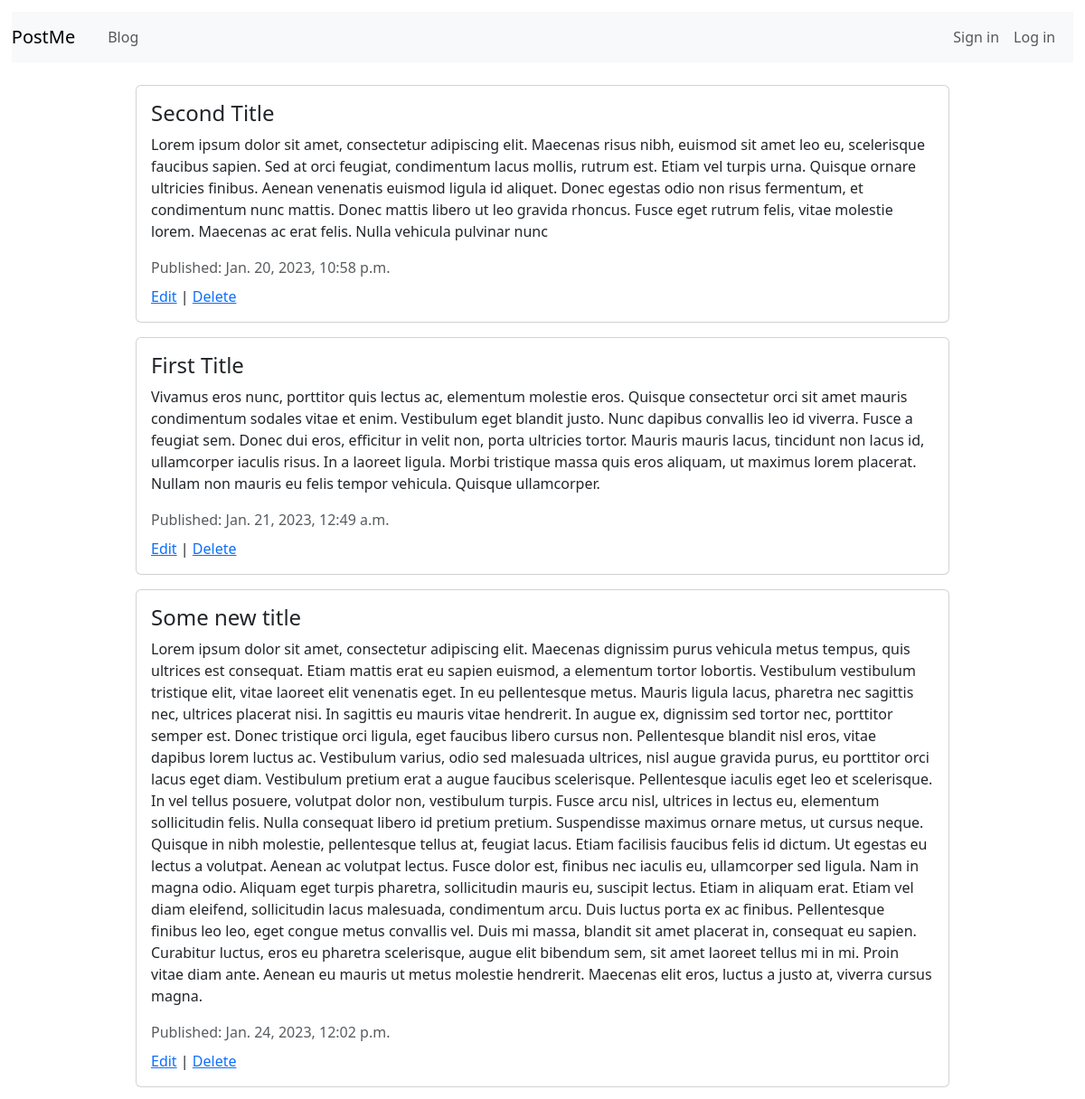
Page /blog/posts/ on the committed database.
### blogApp/models.py (models this page shows, shortened)
class Post(models.Model):
    title = models.CharField(max_length=255, default="Default Title")
    content = models.TextField()
    publish_date = models.DateTimeField(auto_now_add=True)

### blogApp/views.py (the view)
# urls.py: path('posts/', PostListView.as_view(), name='posts'),
class PostListView(ListView):
    template_name = 'blogApp/blog.html'
    queryset = Post.objects.all()
    context_object_name = 'posts'

### templates/blogApp/blog.html
{% extends 'base.html' %}
{% block content %}
    <div class="blog-container">
        {% for post in posts %}
            <div class="card">
                <div class="card-body">
                    <h4 class="card-title">{{ post.title }}</h4>
                    <p class="card-text">{{ post.content }}</p>
                    <div class="text-muted mb-2">Published: {{ post.publish_date }}</div>
                    <a class="card-link" href="{% url 'post_update' pk=post.id %}">Edit</a>
                    |
                    <a href="{% url 'post_delete' pk=post.id %}">Delete</a>
                </div>
            </div>
        {% endfor %}
    </div>
{% endblock %}

### templates/base.html (shortened to what this page needs)
{% load static %}
<!DOCTYPE html>
<html lang="en">
<head>
    <link href="https://cdn.jsdelivr.net/npm/bootstrap@5.3.0-alpha1/dist/css/bootstrap.min.css" rel="stylesheet"
>
    <link rel="stylesheet" href="{% static 'css/base.css' %}">
</head>
<body>
<div id="header">
    <nav class="navbar navbar-expand-lg navbar-light bg-light">
        <a class="navbar-brand" href="#">PostMe</a>
        <div class="container-fluid">
            <ul class="navbar-nav mr-auto">
                <li class="nav-item active">
                    <a class="nav-link" href="{% url 'posts' %}">Blog</a>
                </li>
            </ul>
            <ul class="navbar-nav ml-auto">
                {% if not user.is_authenticated %}
                    <li class="nav-item active">
                        <a class="nav-link" href="{% url 'register' %}">Sign in</a>
                    </li>
                    <li class="nav-item active">
                        <a class="nav-link" href="{% url 'login' %}">Log in</a>
                    </li>
                {% endif %}
            </ul>
        </div>
    </nav>
</div>
{% block content %}
{% endblock %}
</body>
</html>

### static/css/base.css (style rules this page uses)
* { margin: 0; }
.blog-container { width: 75%; margin: auto; display: flex; flex-direction: column; gap: 1em; padding: 0.8em 0; }
#header { padding: 0.8em; }

### rows in the picture
Post: title "Second Title", content "Lorem ipsum dolor sit amet, consectetur adipiscing elit. Maecenas risus nibh, euismod sit amet leo eu, scelerisque faucibus sapien. Sed at orci feugiat, condimentum lacus mollis, rutrum est. Etiam vel turpis urna. Quisque ornare ultricies finibus. Aenean venenatis euismod ligula id aliquet. Donec egestas odio non risus fermentum, et condimentum nunc mattis. Donec mattis libero ut leo gravida rhoncus. Fusce eget rutrum felis, vitae molestie lorem. Maecenas ac erat felis. Nulla vehicula pulvinar nunc", publish_date "Jan. 20, 2023, 10:58 p.m."
Post: title "First Title", content "Vivamus eros nunc, porttitor quis lectus ac, elementum molestie eros. Quisque consectetur orci sit amet mauris condimentum sodales vitae et enim. Vestibulum eget blandit justo. Nunc dapibus convallis leo id viverra. Fusce a feugiat sem. Donec dui eros, efficitur in velit non, porta ultricies tortor. Mauris mauris lacus, tincidunt non lacus id, ullamcorper iaculis risus. In a laoreet ligula. Morbi tristique massa quis eros aliquam, ut maximus lorem placerat. Nullam non mauris eu felis tempor vehicula. Quisque ullamcorper.", publish_date "Jan. 21, 2023, 12:49 a.m."
Post: title "Some new title", content "Lorem ipsum dolor sit amet, consectetur adipiscing elit. Maecenas dignissim purus vehicula metus tempus, quis ultrices est consequat. Etiam mattis erat eu sapien euismod, a elementum tortor lobortis. Vestibulum vestibulum tristique elit, vitae laoreet elit venenatis eget. In eu pellentesque metus. Mauris ligula lacus, pharetra nec sagittis nec, ultrices placerat nisi. In sagittis eu mauris vitae hendrerit. In augue ex, dignissim sed tortor nec, porttitor semper est. Donec tristique orci ligula, eget faucibus libero cursus non. Pellentesque blandit nisl eros, vitae dapibus lorem luctus ac. Vestibulum varius, odio sed malesuada ultrices, nisl augue gravida purus, eu porttitor orci lacus eget…", publish_date "Jan. 24, 2023, 12:02 p.m."
